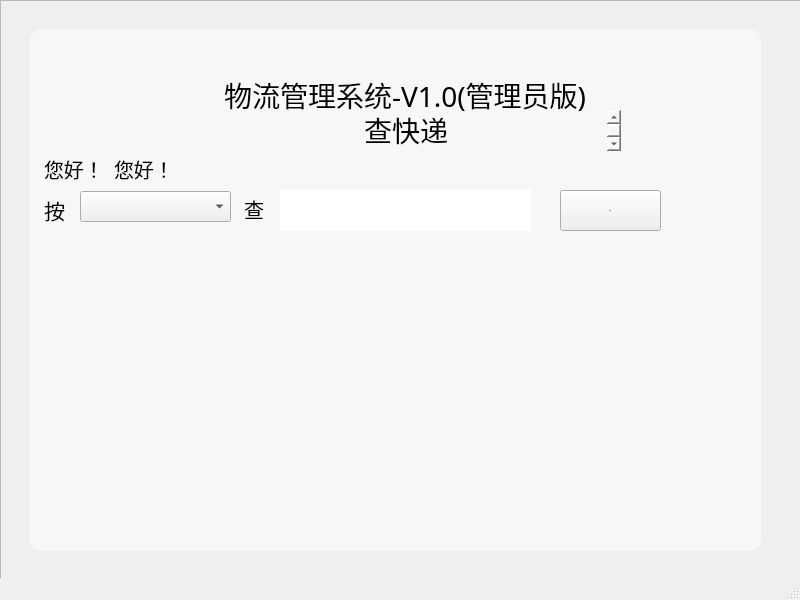
<?xml version="1.0" encoding="UTF-8"?>
<ui version="4.0">
 <class>adminPkgSearch</class>
 <widget class="QMainWindow" name="adminPkgSearch">
  <property name="geometry">
   <rect>
    <x>0</x>
    <y>0</y>
    <width>800</width>
    <height>600</height>
   </rect>
  </property>
  <property name="windowTitle">
   <string>MainWindow</string>
  </property>
  <property name="styleSheet">
   <string notr="true">#adminPkgSearch{border-image: url(:/img/navi_background.png);}
</string>
  </property>
  <widget class="QWidget" name="centralwidget">
   <widget class="QFrame" name="mainFrame">
    <property name="geometry">
     <rect>
      <x>0</x>
      <y>0</y>
      <width>811</width>
      <height>591</height>
     </rect>
    </property>
    <property name="styleSheet">
     <string notr="true"/>
    </property>
    <property name="frameShape">
     <enum>QFrame::StyledPanel</enum>
    </property>
    <property name="frameShadow">
     <enum>QFrame::Raised</enum>
    </property>
    <widget class="QTextBrowser" name="title2">
     <property name="geometry">
      <rect>
       <x>360</x>
       <y>110</y>
       <width>261</width>
       <height>41</height>
      </rect>
     </property>
     <property name="font">
      <font>
       <family>SimHei</family>
       <pointsize>-1</pointsize>
       <weight>50</weight>
       <italic>false</italic>
       <bold>false</bold>
      </font>
     </property>
     <property name="styleSheet">
      <string notr="true">background-color: rgba(255, 255, 255,0);
border-width:0;border-style:outset;
font: 28px &quot;SimHei&quot;;</string>
     </property>
     <property name="html">
      <string>&lt;!DOCTYPE HTML PUBLIC &quot;-//W3C//DTD HTML 4.0//EN&quot; &quot;http://www.w3.org/TR/REC-html40/strict.dtd&quot;&gt;
&lt;html&gt;&lt;head&gt;&lt;meta name=&quot;qrichtext&quot; content=&quot;1&quot; /&gt;&lt;style type=&quot;text/css&quot;&gt;
p, li { white-space: pre-wrap; }
&lt;/style&gt;&lt;/head&gt;&lt;body style=&quot; font-family:'SimHei'; font-size:28px; font-weight:400; font-style:normal;&quot;&gt;
&lt;p style=&quot; margin-top:0px; margin-bottom:0px; margin-left:0px; margin-right:0px; -qt-block-indent:0; text-indent:0px;&quot;&gt;&lt;span style=&quot; font-family:'黑体'; font-size:28px;&quot;&gt;查快递&lt;/span&gt;&lt;/p&gt;&lt;/body&gt;&lt;/html&gt;</string>
     </property>
    </widget>
    <widget class="QTextBrowser" name="title3">
     <property name="geometry">
      <rect>
       <x>40</x>
       <y>150</y>
       <width>81</width>
       <height>41</height>
      </rect>
     </property>
     <property name="font">
      <font>
       <family>SimHei</family>
       <pointsize>-1</pointsize>
       <weight>50</weight>
       <italic>false</italic>
       <bold>false</bold>
      </font>
     </property>
     <property name="styleSheet">
      <string notr="true">background-color: rgba(255, 255, 255,0);
border-width:0;border-style:outset;
font: 20px &quot;SimHei&quot;;</string>
     </property>
     <property name="html">
      <string>&lt;!DOCTYPE HTML PUBLIC &quot;-//W3C//DTD HTML 4.0//EN&quot; &quot;http://www.w3.org/TR/REC-html40/strict.dtd&quot;&gt;
&lt;html&gt;&lt;head&gt;&lt;meta name=&quot;qrichtext&quot; content=&quot;1&quot; /&gt;&lt;style type=&quot;text/css&quot;&gt;
p, li { white-space: pre-wrap; }
&lt;/style&gt;&lt;/head&gt;&lt;body style=&quot; font-family:'SimHei'; font-size:20px; font-weight:400; font-style:normal;&quot;&gt;
&lt;p style=&quot; margin-top:0px; margin-bottom:0px; margin-left:0px; margin-right:0px; -qt-block-indent:0; text-indent:0px;&quot;&gt;&lt;span style=&quot; font-family:'黑体'; font-size:20px;&quot;&gt;您好！&lt;/span&gt;&lt;/p&gt;&lt;/body&gt;&lt;/html&gt;</string>
     </property>
    </widget>
    <widget class="QTextBrowser" name="title">
     <property name="geometry">
      <rect>
       <x>220</x>
       <y>70</y>
       <width>441</width>
       <height>61</height>
      </rect>
     </property>
     <property name="font">
      <font>
       <family>SimHei</family>
       <pointsize>-1</pointsize>
       <weight>50</weight>
       <italic>false</italic>
       <bold>false</bold>
      </font>
     </property>
     <property name="styleSheet">
      <string notr="true">background-color: rgba(255, 255, 255,0);
border-width:0;border-style:outset;
font: 28px &quot;SimHei&quot;;</string>
     </property>
     <property name="html">
      <string>&lt;!DOCTYPE HTML PUBLIC &quot;-//W3C//DTD HTML 4.0//EN&quot; &quot;http://www.w3.org/TR/REC-html40/strict.dtd&quot;&gt;
&lt;html&gt;&lt;head&gt;&lt;meta name=&quot;qrichtext&quot; content=&quot;1&quot; /&gt;&lt;style type=&quot;text/css&quot;&gt;
p, li { white-space: pre-wrap; }
&lt;/style&gt;&lt;/head&gt;&lt;body style=&quot; font-family:'SimHei'; font-size:28px; font-weight:400; font-style:normal;&quot;&gt;
&lt;p style=&quot; margin-top:0px; margin-bottom:0px; margin-left:0px; margin-right:0px; -qt-block-indent:0; text-indent:0px;&quot;&gt;&lt;span style=&quot; font-family:'黑体'; font-size:28px;&quot;&gt;物流管理系统-V1.0(管理员版)&lt;/span&gt;&lt;/p&gt;&lt;/body&gt;&lt;/html&gt;</string>
     </property>
    </widget>
    <widget class="QTextBrowser" name="textBrowser">
     <property name="geometry">
      <rect>
       <x>30</x>
       <y>30</y>
       <width>731</width>
       <height>521</height>
      </rect>
     </property>
     <property name="styleSheet">
      <string notr="true">border-width:0px;
border-style:outset;
border-radius:10px;
background-color:rgba(255,255,255,0.5);</string>
     </property>
    </widget>
    <widget class="QTextBrowser" name="name">
     <property name="geometry">
      <rect>
       <x>110</x>
       <y>150</y>
       <width>81</width>
       <height>41</height>
      </rect>
     </property>
     <property name="font">
      <font>
       <family>SimHei</family>
       <pointsize>-1</pointsize>
       <weight>50</weight>
       <italic>false</italic>
       <bold>false</bold>
      </font>
     </property>
     <property name="styleSheet">
      <string notr="true">background-color: rgba(255, 255, 255,0);
border-width:0;border-style:outset;
font: 20px &quot;SimHei&quot;;</string>
     </property>
     <property name="html">
      <string>&lt;!DOCTYPE HTML PUBLIC &quot;-//W3C//DTD HTML 4.0//EN&quot; &quot;http://www.w3.org/TR/REC-html40/strict.dtd&quot;&gt;
&lt;html&gt;&lt;head&gt;&lt;meta name=&quot;qrichtext&quot; content=&quot;1&quot; /&gt;&lt;style type=&quot;text/css&quot;&gt;
p, li { white-space: pre-wrap; }
&lt;/style&gt;&lt;/head&gt;&lt;body style=&quot; font-family:'SimHei'; font-size:20px; font-weight:400; font-style:normal;&quot;&gt;
&lt;p style=&quot; margin-top:0px; margin-bottom:0px; margin-left:0px; margin-right:0px; -qt-block-indent:0; text-indent:0px;&quot;&gt;&lt;span style=&quot; font-family:'黑体'; font-size:20px;&quot;&gt;您好！&lt;/span&gt;&lt;/p&gt;&lt;/body&gt;&lt;/html&gt;</string>
     </property>
    </widget>
    <widget class="QTextBrowser" name="title3_3">
     <property name="geometry">
      <rect>
       <x>40</x>
       <y>190</y>
       <width>31</width>
       <height>41</height>
      </rect>
     </property>
     <property name="font">
      <font>
       <family>SimHei</family>
       <pointsize>-1</pointsize>
       <weight>50</weight>
       <italic>false</italic>
       <bold>false</bold>
      </font>
     </property>
     <property name="styleSheet">
      <string notr="true">background-color: rgba(255, 255, 255,0);
border-width:0;border-style:outset;
font: 20px &quot;SimHei&quot;;</string>
     </property>
     <property name="html">
      <string>&lt;!DOCTYPE HTML PUBLIC &quot;-//W3C//DTD HTML 4.0//EN&quot; &quot;http://www.w3.org/TR/REC-html40/strict.dtd&quot;&gt;
&lt;html&gt;&lt;head&gt;&lt;meta name=&quot;qrichtext&quot; content=&quot;1&quot; /&gt;&lt;style type=&quot;text/css&quot;&gt;
p, li { white-space: pre-wrap; }
&lt;/style&gt;&lt;/head&gt;&lt;body style=&quot; font-family:'SimHei'; font-size:20px; font-weight:400; font-style:normal;&quot;&gt;
&lt;p style=&quot; margin-top:0px; margin-bottom:0px; margin-left:0px; margin-right:0px; -qt-block-indent:0; text-indent:0px;&quot;&gt;&lt;span style=&quot; font-family:'黑体'; font-size:21px;&quot;&gt;按&lt;/span&gt;&lt;/p&gt;&lt;/body&gt;&lt;/html&gt;</string>
     </property>
    </widget>
    <widget class="QTableView" name="mainTable">
     <property name="geometry">
      <rect>
       <x>60</x>
       <y>240</y>
       <width>661</width>
       <height>291</height>
      </rect>
     </property>
     <property name="font">
      <font>
       <family>SimHei</family>
       <pointsize>-1</pointsize>
      </font>
     </property>
     <property name="styleSheet">
      <string notr="true">border-width:0px;
border-style:outset;
border-radius:10px;
background-color:rgba(255,255,255,0.1);
font-family: SimHei;
font-size:10px;</string>
     </property>
    </widget>
    <widget class="QPushButton" name="Get">
     <property name="geometry">
      <rect>
       <x>560</x>
       <y>190</y>
       <width>101</width>
       <height>41</height>
      </rect>
     </property>
     <property name="font">
      <font>
       <family>SimHei</family>
       <pointsize>-1</pointsize>
       <weight>50</weight>
       <italic>false</italic>
       <bold>false</bold>
      </font>
     </property>
     <property name="styleSheet">
      <string notr="true">font: 20px &quot;SimHei&quot;;</string>
     </property>
     <property name="text">
      <string>查！</string>
     </property>
    </widget>
    <widget class="QTextBrowser" name="title3_4">
     <property name="geometry">
      <rect>
       <x>240</x>
       <y>190</y>
       <width>31</width>
       <height>41</height>
      </rect>
     </property>
     <property name="font">
      <font>
       <family>SimHei</family>
       <pointsize>-1</pointsize>
       <weight>50</weight>
       <italic>false</italic>
       <bold>false</bold>
      </font>
     </property>
     <property name="styleSheet">
      <string notr="true">background-color: rgba(255, 255, 255,0);
border-width:0;border-style:outset;
font: 20px &quot;SimHei&quot;;</string>
     </property>
     <property name="html">
      <string>&lt;!DOCTYPE HTML PUBLIC &quot;-//W3C//DTD HTML 4.0//EN&quot; &quot;http://www.w3.org/TR/REC-html40/strict.dtd&quot;&gt;
&lt;html&gt;&lt;head&gt;&lt;meta name=&quot;qrichtext&quot; content=&quot;1&quot; /&gt;&lt;style type=&quot;text/css&quot;&gt;
p, li { white-space: pre-wrap; }
&lt;/style&gt;&lt;/head&gt;&lt;body style=&quot; font-family:'SimHei'; font-size:20px; font-weight:400; font-style:normal;&quot;&gt;
&lt;p style=&quot; margin-top:0px; margin-bottom:0px; margin-left:0px; margin-right:0px; -qt-block-indent:0; text-indent:0px;&quot;&gt;&lt;span style=&quot; font-family:'黑体'; font-size:20px;&quot;&gt;查&lt;/span&gt;&lt;/p&gt;&lt;/body&gt;&lt;/html&gt;</string>
     </property>
    </widget>
    <widget class="QComboBox" name="type">
     <property name="geometry">
      <rect>
       <x>80</x>
       <y>191</y>
       <width>151</width>
       <height>31</height>
      </rect>
     </property>
     <property name="font">
      <font>
       <family>SimHei</family>
       <pointsize>-1</pointsize>
       <weight>50</weight>
       <italic>false</italic>
       <bold>false</bold>
      </font>
     </property>
     <property name="styleSheet">
      <string notr="true">font: 20px &quot;SimHei&quot;;</string>
     </property>
    </widget>
    <widget class="QLineEdit" name="keyWord">
     <property name="geometry">
      <rect>
       <x>280</x>
       <y>190</y>
       <width>251</width>
       <height>41</height>
      </rect>
     </property>
     <property name="styleSheet">
      <string notr="true">font-size:20px;border-width:0px;
border-style:outset;</string>
     </property>
     <property name="text">
      <string/>
     </property>
    </widget>
    <zorder>textBrowser</zorder>
    <zorder>title2</zorder>
    <zorder>title3</zorder>
    <zorder>title</zorder>
    <zorder>name</zorder>
    <zorder>title3_3</zorder>
    <zorder>mainTable</zorder>
    <zorder>Get</zorder>
    <zorder>title3_4</zorder>
    <zorder>type</zorder>
    <zorder>keyWord</zorder>
   </widget>
  </widget>
  <widget class="QMenuBar" name="menubar">
   <property name="geometry">
    <rect>
     <x>0</x>
     <y>0</y>
     <width>800</width>
     <height>23</height>
    </rect>
   </property>
  </widget>
  <widget class="QStatusBar" name="statusbar"/>
 </widget>
 <resources/>
 <connections/>
</ui>
